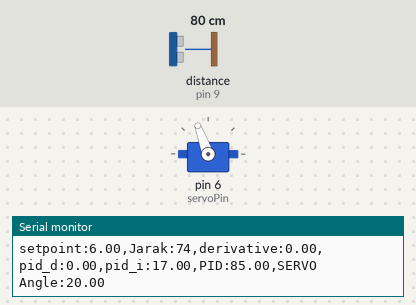
The sketch below on a simulated Arduino Uno, built with avr-gcc and run on an emulated ATmega328P. Shown: servo, the last lines printed to the serial monitor. Wiring (inferred from the names in the program): ultrasonic range finder: trigger pin 8; echo pin 9. The test bench sets the inputs (shaded band); at power-on: distance to the obstacle (sensor on pin 9) 80 cm. The echo pulse lasts 58.3 µs per cm.

Above: at 1.2 s.
1.3 s: distance to the obstacle (sensor on pin 9) set to 2 cm
At 1.58 s:
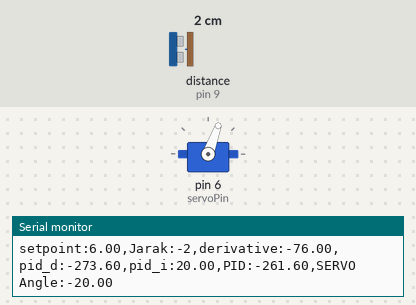
At 3.8 s:
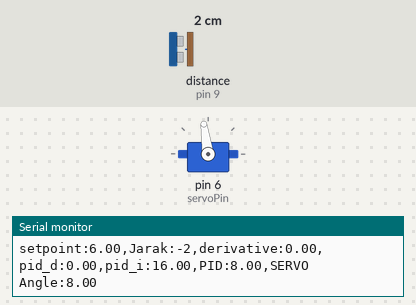
4.3 s: distance to the obstacle (sensor on pin 9) set to 4 cm
7.3 s: distance to the obstacle (sensor on pin 9) set to 250 cm
10.3 s: distance to the obstacle (sensor on pin 9) set to 35 cm
At 11.7 s:
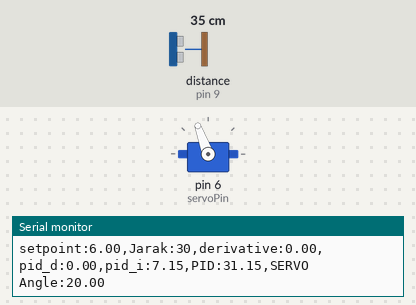
Timing chart, 0 to 13.0 s (numbered marks = the images above; inputs shaded):
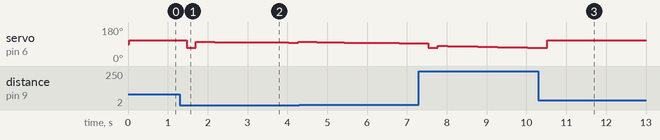

The sketch:

ballbalancerPID.ino
```cpp
#include <Servo.h>
#include <stdio.h>

Servo myservo;

const int trigPin = 8;
const int echoPin = 9;
const int servoPin = 6;

int min_constraint = -20;
int max_constraint = 20;

float PID_p, PID_i, PID_d, integral, derivative, PID_total, error, last_error, last_derivative;

float setpoint = 6;

float kp=1;
float ki=0.05;
float kd=3.6;
int8_t offset = 4;

void setup() {

  Serial.begin(9600);
  myservo.attach(servoPin);
  myservo.write(90);
  pinMode(trigPin, OUTPUT);
  pinMode(echoPin, INPUT);


}


int8_t distances = 0;


void loop()
{
  distances = getDistance();
  error = -(setpoint - distances);

  derivative = error - last_error;

  if(distances<setpoint || distances>setpoint)
  {
    integral += error;
  }
  else
  {
    integral = 0;
  }

  PID_total = (kp * error) + (kd * derivative) + (ki * integral);

  float servoangle = constrain(PID_total, min_constraint, max_constraint);

  Serial.print("setpoint:"+String(setpoint)+",");
  Serial.print("Jarak:");
  Serial.print(distances);
  Serial.print(",");

  // Serial.print("Error:"+String(error)+",");
  Serial.print("derivative:"+String(derivative)+",");
  Serial.print("pid_d:"+String(kd * derivative)+",");
  // Serial.print("integral:"+String(integral)+",");
  Serial.print("pid_i:"+String(ki * integral)+",");
  Serial.print("PID:"+String(PID_total));
  Serial.print(",");
  Serial.println("SERVO Angle:"+String(servoangle));
  myservo.write(servoangle+90);

  last_error = error;
  delay(205);
}

float getDistance()
{
  digitalWrite(trigPin, LOW);
  delayMicroseconds(5);
  digitalWrite(trigPin, HIGH);
  delayMicroseconds(10);
  digitalWrite(trigPin, LOW);

  int duration = pulseIn(echoPin, HIGH);
  delay(1);
  return (duration * 0.034 / 2) - offset;

}
```

Measured:
- after the input at 1.3 s, servo on pin 6 (servoPin): 110° → 70° after 0.17 s, → 101° 0.23 s later, → 100° 0.47 s later, → 99° 0.70 s later, … (7 changes in this stretch)
- after the input at 10.3 s, servo on pin 6 (servoPin): 70° → 110° after 0.23 s
